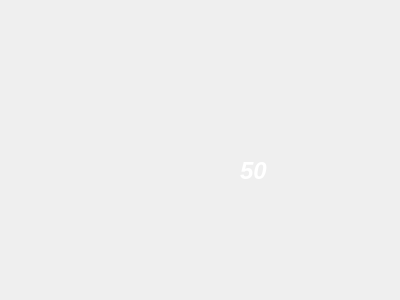
<?xml version="1.0" encoding="UTF-8"?>
<ui version="4.0">
 <class>cardsblank</class>
 <widget class="QWidget" name="cardsblank">
  <property name="geometry">
   <rect>
    <x>0</x>
    <y>0</y>
    <width>400</width>
    <height>300</height>
   </rect>
  </property>
  <property name="windowTitle">
   <string>Form</string>
  </property>
  <widget class="QLabel" name="label">
   <property name="geometry">
    <rect>
     <x>240</x>
     <y>150</y>
     <width>71</width>
     <height>41</height>
    </rect>
   </property>
   <property name="font">
    <font>
     <pointsize>18</pointsize>
     <weight>75</weight>
     <italic>true</italic>
     <bold>true</bold>
    </font>
   </property>
   <property name="styleSheet">
    <string notr="true">color: rgb(255, 255, 255);</string>
   </property>
   <property name="text">
    <string>50</string>
   </property>
  </widget>
 </widget>
 <resources/>
 <connections/>
</ui>
